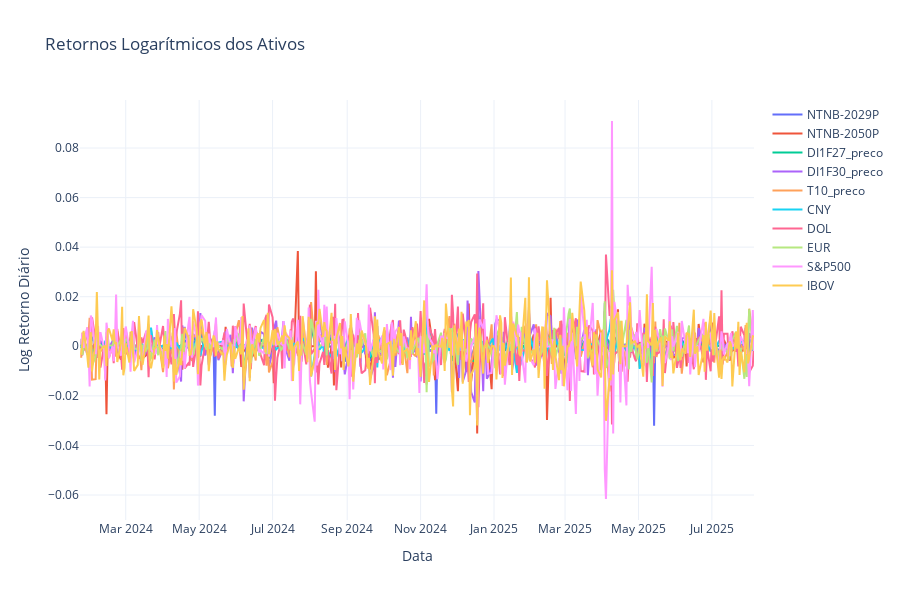

Source (notebook cell):
### Code cell
fig = go.Figure()

for col in log_returns.columns:
    fig.add_trace(go.Scatter(x=log_returns.index, y=log_returns[col], mode='lines', name=col))

fig.update_layout(
    title="Retornos Logarítmicos dos Ativos",
    xaxis_title="Data",
    yaxis_title="Log Retorno Diário",
    template="plotly_white",
    height=600,
    hovermode="x unified"
)

fig.show()

### Figure 1 — Plotly figure (JSON) as saved in the notebook; plotly's stock layout.template omitted (floating-point values rounded to 4 significant figures; data arrays with more than 128 entries replaced by an {"elided": "..."} marker saying what was removed)
{"data": [{"mode": "lines", "name": "NTNB-2029P", "type": "scatter", "x": {"elided": "401 str values"}, "y": {"elided": "401 float values"}}, {"mode": "lines", "name": "NTNB-2050P", "type": "scatter", "x": {"elided": "401 str values"}, "y": {"elided": "401 float values"}}, {"mode": "lines", "name": "DI1F27_preco", "type": "scatter", "x": {"elided": "401 str values"}, "y": {"elided": "401 float values"}}, {"mode": "lines", "name": "DI1F30_preco", "type": "scatter", "x": {"elided": "401 str values"}, "y": {"elided": "401 float values"}}, {"mode": "lines", "name": "T10_preco", "type": "scatter", "x": {"elided": "401 str values"}, "y": {"elided": "401 float values"}}, {"mode": "lines", "name": "CNY", "type": "scatter", "x": {"elided": "401 str values"}, "y": {"elided": "401 float values"}}, {"mode": "lines", "name": "DOL", "type": "scatter", "x": {"elided": "401 str values"}, "y": {"elided": "401 float values"}}, {"mode": "lines", "name": "EUR", "type": "scatter", "x": {"elided": "401 str values"}, "y": {"elided": "401 float values"}}, {"mode": "lines", "name": "S&P500", "type": "scatter", "x": {"elided": "401 str values"}, "y": {"elided": "401 float values"}}, {"mode": "lines", "name": "IBOV", "type": "scatter", "x": {"elided": "401 str values"}, "y": {"elided": "401 float values"}}], "layout": {"height": 600, "hovermode": "x unified", "title": {"text": "Retornos Logarítmicos dos Ativos"}, "xaxis": {"title": {"text": "Data"}}, "yaxis": {"title": {"text": "Log Retorno Diário"}}}}
